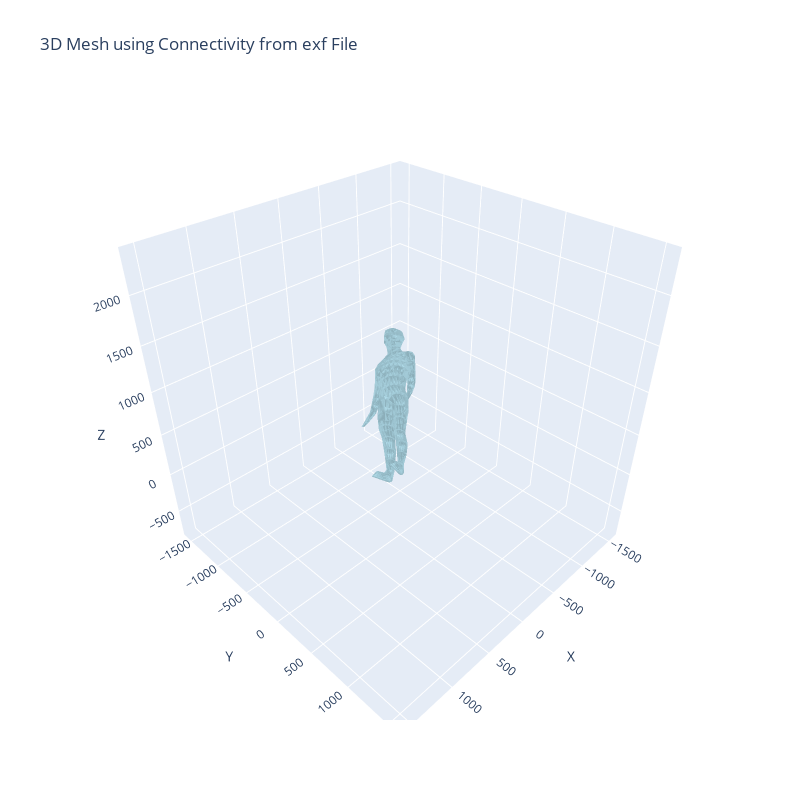

Notebook code cell kept with this figure:
### Code cell
# Create a Mesh3d plot with the parsed coordinates and connectivity.
mesh = go.Mesh3d(
    x=x_all,
    y=y_all,
    z=z_all,
    i=i_vals,
    j=j_vals,
    k=k_vals,
    opacity=0.5,
    color='lightblue'
)

fig = go.Figure(data=[mesh])
fig.update_layout(
    title="3D Mesh using Connectivity from exf File",
    scene=dict(
        xaxis=dict(title='X', range=axis_range),
        yaxis=dict(title='Y', range=axis_range),
        zaxis=dict(title='Z', range=[range + 800 for range in axis_range]),
        aspectmode="cube"
    ),
    width=800,
    height=800
)
fig.show()

### Figure 1 — Plotly figure (JSON) as saved in the notebook; plotly's stock layout.template omitted (floating-point values rounded to 4 significant figures; data arrays with more than 128 entries replaced by an {"elided": "..."} marker saying what was removed)
{"data": [{"color": "lightblue", "i": {"elided": "15312 int values"}, "j": {"elided": "15312 int values"}, "k": {"elided": "15312 int values"}, "opacity": 0.5, "type": "mesh3d", "x": {"elided": "1637 float values"}, "y": {"elided": "1637 float values"}, "z": {"elided": "1637 float values"}}], "layout": {"height": 800, "scene": {"aspectmode": "cube", "xaxis": {"range": [-1640.0, 1640.0], "title": {"text": "X"}}, "yaxis": {"range": [-1640.0, 1640.0], "title": {"text": "Y"}}, "zaxis": {"range": [-840.0, 2440.0], "title": {"text": "Z"}}}, "title": {"text": "3D Mesh using Connectivity from exf File"}, "width": 800}}
